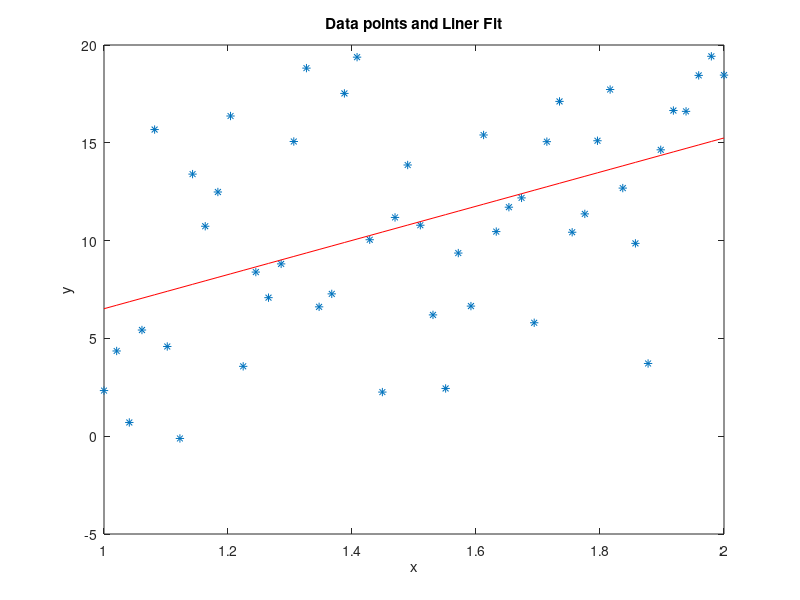

MATLAB code for this plot:
R=007;
M=1;
W=18;
n=50;
x=linspace(1,2,50);
y = R * x + randn(1, n) * 5;

p=polyfit(x,y,1);
figure 
plot(x,y,'*')
hold on
y_fit=polyval(p,x);
plot(x,y_fit,"r")
title("Data points and Liner Fit")
xlabel("x");
ylabel("y");